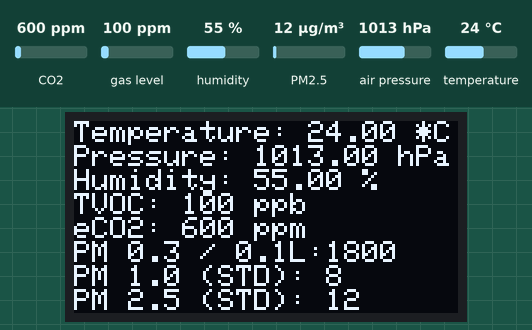
Recording of a sketch running on a simulated Arduino Uno, built with avr-gcc and run on an emulated ATmega328P. Parts: 128×64 one-colour display. The inputs (shaded band) are chosen by the test bench; at power-on: CO2 600 ppm, gas level 100 ppm, humidity 55 %, PM2.5 12 µg/m³, air pressure 1013 hPa, temperature 24 °C. What the sketch prints to the serial monitor is not drawn.

Above: at 3.4 s.
3.5 s: CO2 set to 452 ppm
At 4.3 s:
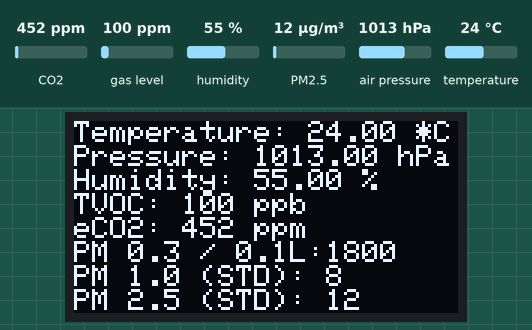
5.2 s: gas level set to 20 ppm
At 7.4 s:
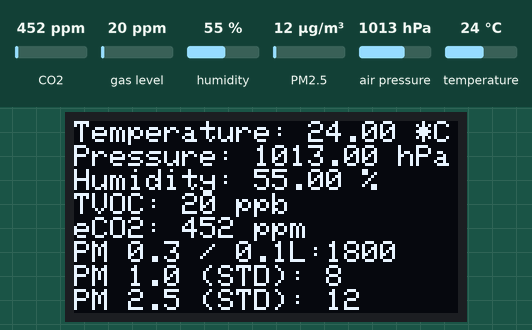
7.7 s: humidity set to 22 %
At 9.6 s:
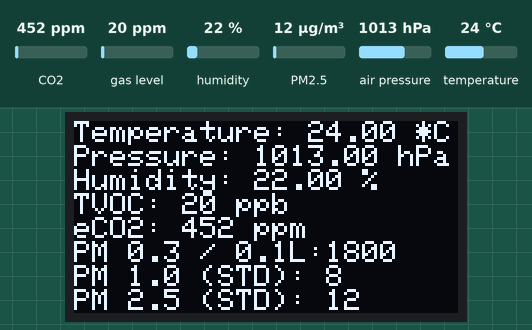
10.2 s: PM2.5 set to 6 µg/m³
At 11.6 s:
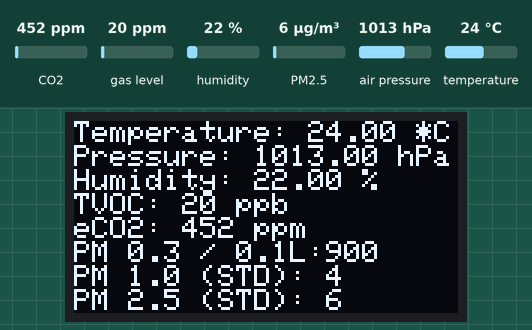
12.7 s: air pressure set to 952 hPa
At 14.7 s:
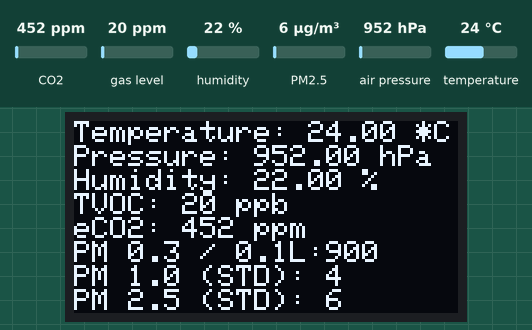
15.2 s: temperature set to 12 °C
At 16.7 s:
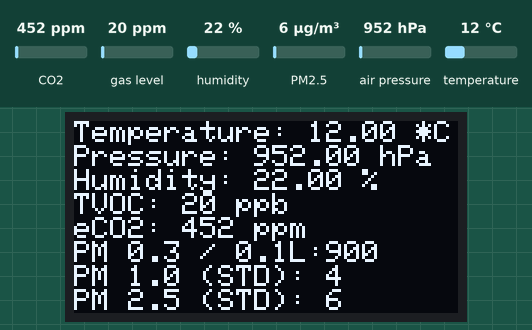
Timing chart, 0 to 18.2 s (numbered marks = the images above; inputs shaded):
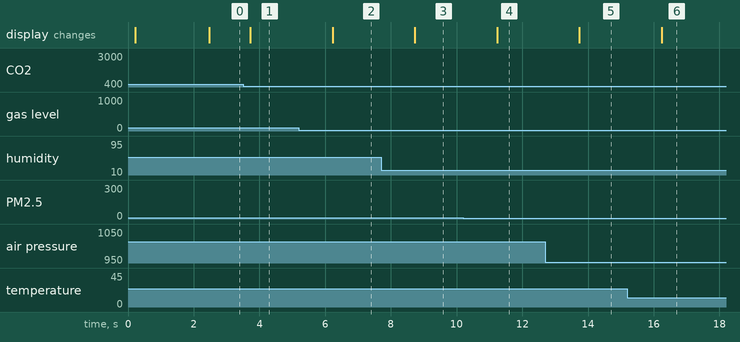

Measured:
- after the input at 3.5 s, the display: changes after 0.23 s (image 1)
- after the input at 5.2 s, the display: changes after 1.0 s (image 2)
- after the input at 7.7 s, the display: changes after 1.0 s (image 3)
- after the input at 10.2 s, the display: changes after 1.0 s (image 4)
- after the input at 12.7 s, the display: changes after 1.0 s (image 5)
- after the input at 15.2 s, the display: changes after 1.0 s (image 6)

The sketch:

air-quality.ino
```cpp
#include <Wire.h>
#include <Adafruit_Sensor.h>
#include "Adafruit_BME680.h"
#include "Adafruit_SGP30.h"
#include "Adafruit_PM25AQI.h"
#include <Adafruit_GFX.h>
#include <Adafruit_SSD1306.h>

#define SEALEVELPRESSURE_HPA (1013.25)

#define SCREEN_WIDTH 128 // OLED display width, in pixels
#define SCREEN_HEIGHT 64 // OLED display height, in pixels

// Declaration for an SSD1306 display connected to I2C (SDA, SCL pins)
#define OLED_RESET     -1 // Reset pin # (or -1 if sharing Arduino reset pin)
Adafruit_SSD1306 display(SCREEN_WIDTH, SCREEN_HEIGHT, &Wire, OLED_RESET);


Adafruit_BME680 bme; // I2C
Adafruit_SGP30 sgp;
Adafruit_PM25AQI aqi = Adafruit_PM25AQI();

/* return absolute humidity [mg/m^3] with approximation formula
* @param temperature [°C]
* @param humidity [%RH]
*/
uint32_t getAbsoluteHumidity(float temperature, float humidity) {
    // approximation formula from Sensirion SGP30 Driver Integration chapter 3.15
    const float absoluteHumidity = 216.7f * ((humidity / 100.0f) * 6.112f * exp((17.62f * temperature) / (243.12f + temperature)) / (273.15f + temperature)); // [g/m^3]
    const uint32_t absoluteHumidityScaled = static_cast<uint32_t>(1000.0f * absoluteHumidity); // [mg/m^3]
    return absoluteHumidityScaled;
}

void setup() {
  Serial.begin(115200);
  //while (!Serial) { delay(10); } // Wait for serial console to open!

  if(!display.begin(SSD1306_SWITCHCAPVCC, 0x3D)) { // Address 0x3D for 128x64
    Serial.println("SSD1306 allocation failed");
    for(;;) {
      Serial.println("SSD1306 allocation failed");
      delay(5000);
    }
  }
  display.clearDisplay();
  //display.setTextSize(2); // Draw 2X-scale text
  display.setTextColor(SSD1306_WHITE);
  display.setCursor(0, 0);
  display.println("Air Quality Sensor");
  display.display();

  display.print("SGP30... ");
  display.display();
  if (! sgp.begin()){
    for(;;) {
      Serial.println("Sensor not found :(");
      delay(5000);
    }
  }
  // If you have a baseline measurement from before you can assign it to start, to 'self-calibrate'
  //sgp.setIAQBaseline(0x8E68, 0x8F41);  // Will vary for each sensor!
  display.println("ready!");
  display.display();
  Serial.print("Found SGP30 serial #");
  Serial.print(sgp.serialnumber[0], HEX);
  Serial.print(sgp.serialnumber[1], HEX);
  Serial.println(sgp.serialnumber[2], HEX);

  display.print("BME680... ");
  display.display();
  if (!bme.begin()) {
    while (1) {
      Serial.println("Could not find a valid BME680 sensor, check wiring!");
      delay(5000);
    }
  }

  // Set up oversampling and filter initialization
  bme.setTemperatureOversampling(BME680_OS_8X);
  bme.setHumidityOversampling(BME680_OS_2X);
  bme.setPressureOversampling(BME680_OS_4X);
  bme.setIIRFilterSize(BME680_FILTER_SIZE_3);
  bme.setGasHeater(320, 150); // 320*C for 150 ms
  display.println("ready!");
  display.display();

  display.print("PMSA300I... ");
  display.display();
  if (! aqi.begin_I2C()) {
    while (1) {
      Serial.println("Could not find PM 2.5 sensor!");
      delay(5000);
    }
  }
  display.println("ready!");
  display.display();

  delay(2000);
}

int counter = 0;
void loop() {

  if (! bme.performReading()) {
    Serial.println("Failed to perform reading of BME680");
  } else {
    Serial.print("Temperature = "); Serial.print(bme.temperature); Serial.println(" *C");
    Serial.print("Pressure = "); Serial.print(bme.pressure / 100.0); Serial.println(" hPa");
    Serial.print("Humidity = "); Serial.print(bme.humidity); Serial.println(" %");
    Serial.print("Gas = "); Serial.print(bme.gas_resistance / 1000.0); Serial.println(" KOhms");

    // If you have a temperature / humidity sensor, you can set the absolute humidity to enable the humditiy compensation for the air quality signals
//    float temperature = 22.1; // [°C]
//    float humidity = 45.2; // [%RH]
    sgp.setHumidity(getAbsoluteHumidity(bme.temperature, bme.humidity));
  }

  if (! sgp.IAQmeasure()) {
    Serial.println("Measurement failed");
    return;
  }
  Serial.print("TVOC "); Serial.print(sgp.TVOC); Serial.print(" ppb\t");
  Serial.print("eCO2 "); Serial.print(sgp.eCO2); Serial.println(" ppm");

  if (! sgp.IAQmeasureRaw()) {
    Serial.println("Raw Measurement failed");
    return;
  }
  Serial.print("Raw H2 "); Serial.print(sgp.rawH2); Serial.print(" \t");
  Serial.print("Raw Ethanol "); Serial.print(sgp.rawEthanol); Serial.println("");

  PM25_AQI_Data data;
  if (! aqi.read(&data)) {
    Serial.println("Could not read from AQI");
    delay(500);  // try again in a bit!
    return;
  }
    Serial.println("AQI reading success");

  Serial.println();
  Serial.println(F("---------------------------------------"));
  Serial.println(F("Concentration Units (standard)"));
  Serial.println(F("---------------------------------------"));
  Serial.print(F("PM 1.0: ")); Serial.print(data.pm10_standard);
  Serial.print(F("\t\tPM 2.5: ")); Serial.print(data.pm25_standard);
  Serial.print(F("\t\tPM 10: ")); Serial.println(data.pm100_standard);
  Serial.println(F("Concentration Units (environmental)"));
  Serial.println(F("---------------------------------------"));
  Serial.print(F("PM 1.0: ")); Serial.print(data.pm10_env);
  Serial.print(F("\t\tPM 2.5: ")); Serial.print(data.pm25_env);
  Serial.print(F("\t\tPM 10: ")); Serial.println(data.pm100_env);
  Serial.println(F("---------------------------------------"));
  Serial.print(F("Particles > 0.3um / 0.1L air:")); Serial.println(data.particles_03um);
  Serial.print(F("Particles > 0.5um / 0.1L air:")); Serial.println(data.particles_05um);
  Serial.print(F("Particles > 1.0um / 0.1L air:")); Serial.println(data.particles_10um);
  Serial.print(F("Particles > 2.5um / 0.1L air:")); Serial.println(data.particles_25um);
  Serial.print(F("Particles > 5.0um / 0.1L air:")); Serial.println(data.particles_50um);
  Serial.print(F("Particles > 10 um / 0.1L air:")); Serial.println(data.particles_100um);
  Serial.println(F("---------------------------------------"));

  display.clearDisplay();
  display.setCursor(0, 0);

  display.print("Temperature: "); display.print(bme.temperature); display.println(" *C");
  display.print("Pressure: "); display.print(bme.pressure / 100); display.println(" hPa");
  display.print("Humidity: "); display.print(bme.humidity); display.println(" %");
  //display.print("Gas: "); display.print(bme.gas_resistance / 1000.0); display.println(" KOhms");
  display.print("TVOC: "); display.print(sgp.TVOC); display.println(" ppb");
  display.print("eCO2: ");
    if (sgp.eCO2 == 400) { display.print("<= "); }
    display.print(sgp.eCO2); display.println(" ppm");
  //display.print("Raw H2: "); display.println(sgp.rawH2);
  //display.print("Raw Ethanol: "); display.println(sgp.rawEthanol);
  display.print(F("PM 0.3 / 0.1L:")); display.println(data.particles_03um);
  display.print(F("PM 1.0 (STD): ")); display.println(data.pm10_standard);
  display.print(F("PM 2.5 (STD): ")); display.println(data.pm25_standard);

  display.display();


  delay(1000);

  counter++;
  if (counter == 30) {
    counter = 0;

    uint16_t TVOC_base, eCO2_base;
    if (! sgp.getIAQBaseline(&eCO2_base, &TVOC_base)) {
      Serial.println("Failed to get baseline readings");
      return;
    }
    Serial.print("****Baseline values: eCO2: 0x"); Serial.print(eCO2_base, HEX);
    Serial.print(" & TVOC: 0x"); Serial.println(TVOC_base, HEX);
  }
}
```
